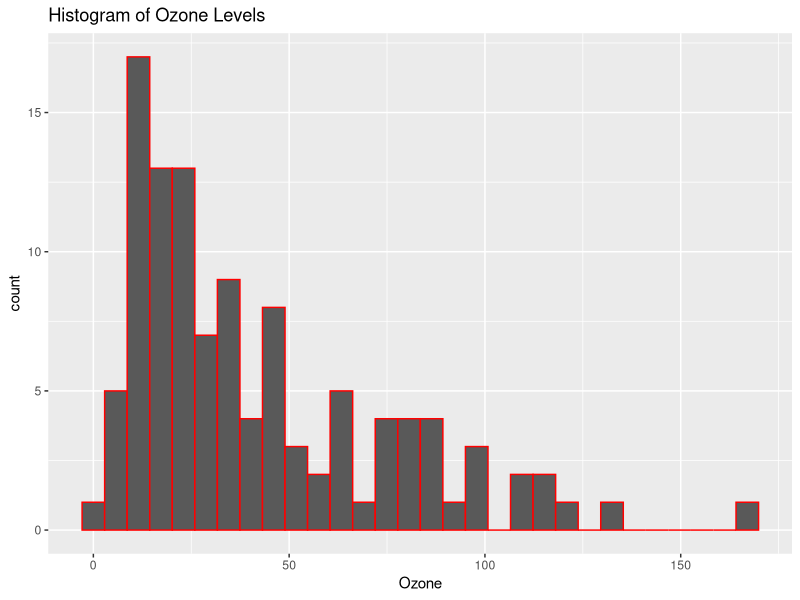
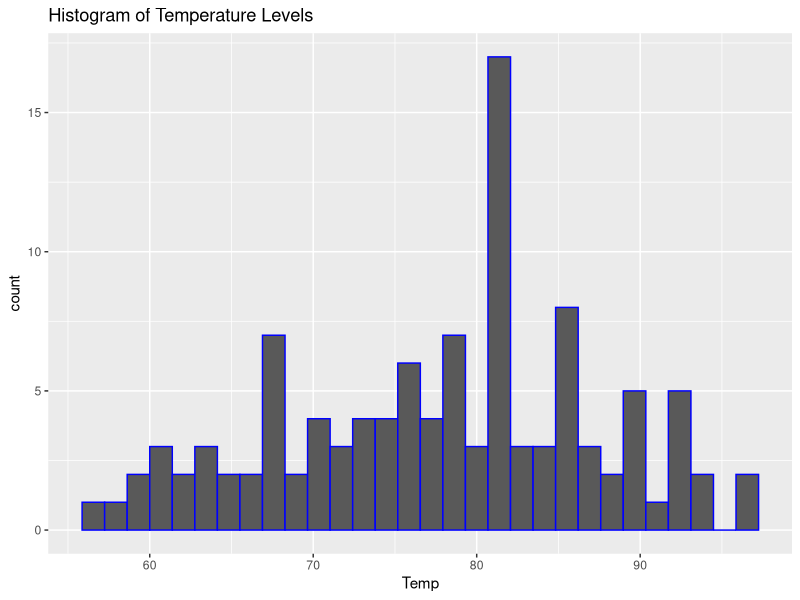
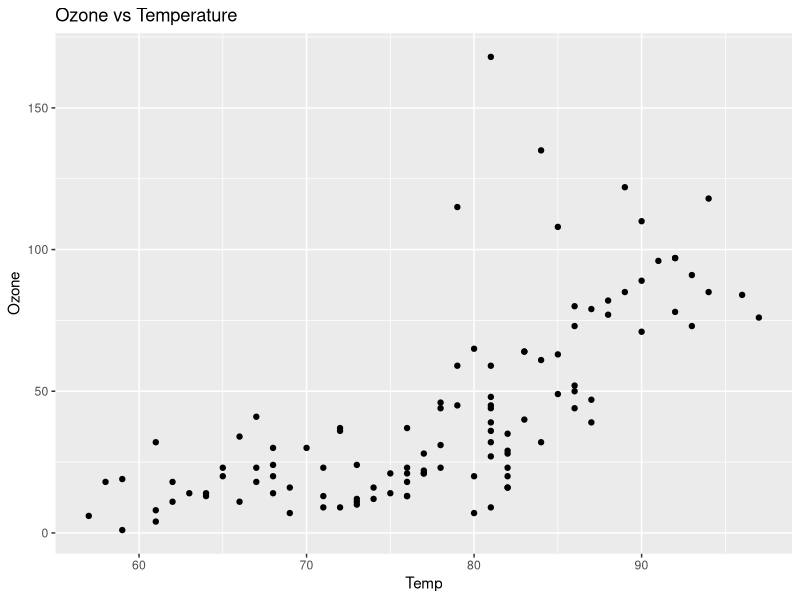
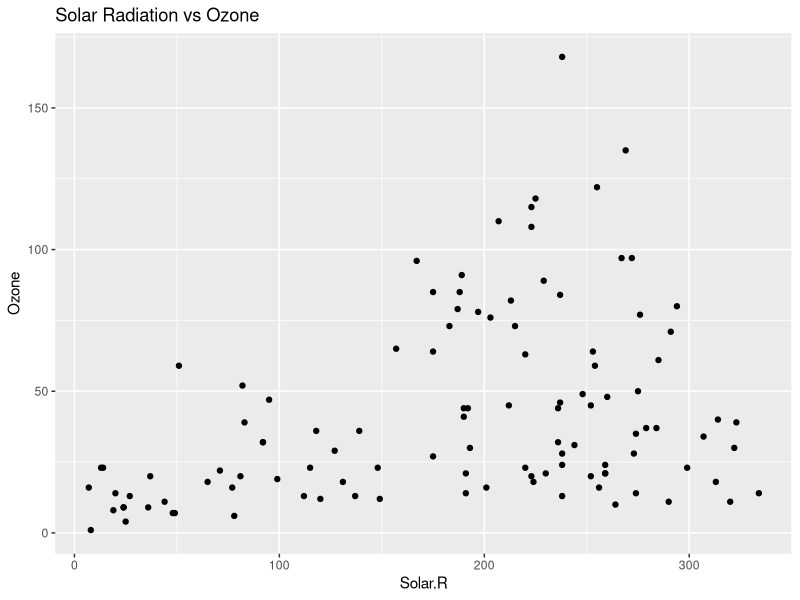
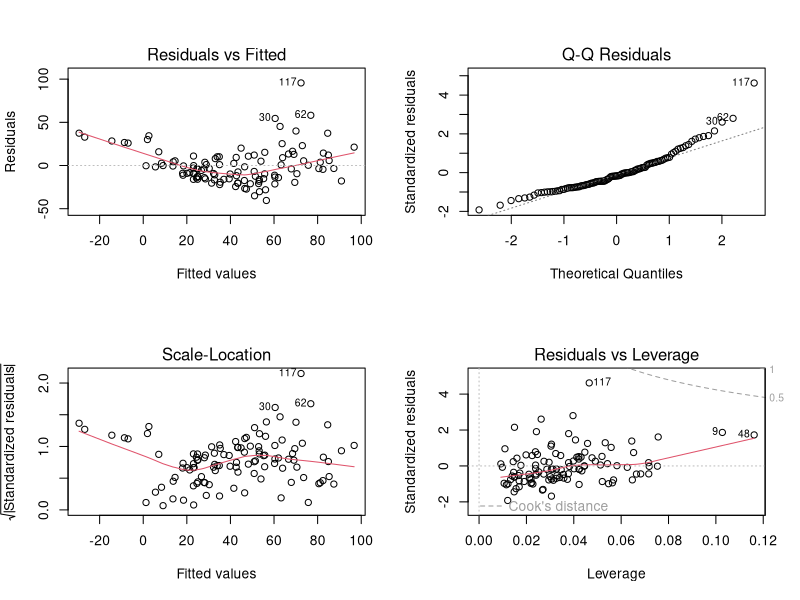

Write R code to recreate these figures, in order.
## ---- chunk 1
data("airquality")
str(airquality)
head(airquality)
## ---- chunk 2
sum(is.na(airquality$Ozone))  # Count of missing values
## ---- chunk 3
cleaned_data <- na.omit(airquality)
head(cleaned_data,5)
## ---- chunk 4
library(ggplot2)
ggplot(cleaned_data,aes(Ozone)) +
  geom_histogram(bins = 30,colour = "red") +
  ggtitle("Histogram of Ozone Levels")
## ---- chunk 5
ggplot(cleaned_data,aes(Temp))+
  geom_histogram(bins = 30,colour = "blue") + 
  ggtitle("Histogram of Temperature Levels")
## ---- chunk 6
ggplot(cleaned_data,aes(Temp,Ozone)) +
  geom_point() +
  ggtitle("Ozone vs Temperature")
## ---- chunk 7
ggplot(cleaned_data,aes(Solar.R,Ozone)) +
  geom_point() +
  ggtitle("Solar Radiation vs Ozone ")
## ---- chunk 8
model <- lm(Ozone ~ Solar.R + Wind + Temp, data = cleaned_data)
summary(model)
## ---- chunk 9
par(mfrow = c(2, 2))
plot(model)
